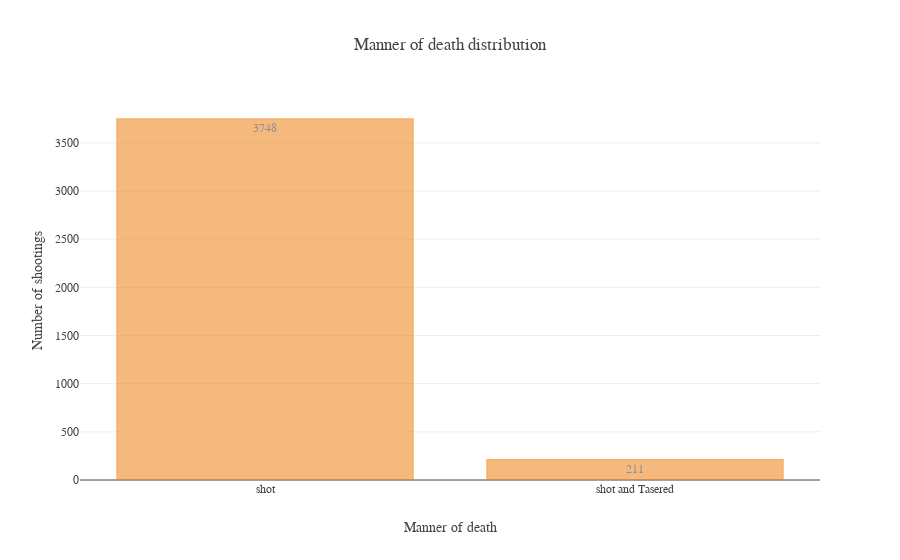

The notebook cell this image was saved under:
### Code cell
# Manner of death distribution
manner_counts = data['manner_of_death'].value_counts(dropna=False)
x = manner_counts.index.fillna('Missing Data')
y = manner_counts.values
    
# Create trace
trace_data = go.Bar(x=x,
                    y=y,
                    text=y,
                    textposition = 'auto',
                    marker=dict(
                        color='rgb(241,140,39)',
                        line=dict(
                            color='rgb(241,125,8)',
                            width=1.5),
                    ),
                    opacity=0.6
                   )
# Create layout
layout = go.Layout(font = dict(family = "Overpass"),
                   title = "Manner of death distribution",
                   xaxis = dict(title = "Manner of death"),
                   yaxis = dict(title = "Number of shootings")
                  )
fig = go.FigureWidget(data=[trace_data], layout=layout)
plotly.offline.iplot(fig , validate=False, show_link=False, image='png', filename='manner-death-distribution')

### Figure 1 — Plotly figure (JSON) as saved in the notebook; plotly's stock layout.template omitted (floating-point values rounded to 4 significant figures)
{"data": [{"marker": {"color": "rgb(241,140,39)", "line": {"color": "rgb(241,125,8)", "width": 1.5}}, "opacity": 0.6, "text": [3748, 211], "textposition": "auto", "type": "bar", "uid": "8e5afdc9-cc2e-417d-8dd8-2d52a81d6276", "x": ["shot", "shot and Tasered"], "y": [3748, 211]}], "layout": {"font": {"family": "Overpass"}, "title": {"text": "Manner of death distribution"}, "xaxis": {"title": {"text": "Manner of death"}}, "yaxis": {"title": {"text": "Number of shootings"}}}}
